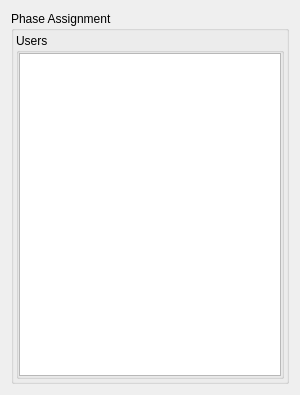
<?xml version="1.0" encoding="UTF-8"?>
<ui version="4.0">
 <class>pview</class>
 <widget class="QWidget" name="pview">
  <property name="geometry">
   <rect>
    <x>0</x>
    <y>0</y>
    <width>300</width>
    <height>395</height>
   </rect>
  </property>
  <property name="minimumSize">
   <size>
    <width>300</width>
    <height>0</height>
   </size>
  </property>
  <property name="maximumSize">
   <size>
    <width>16777215</width>
    <height>16777215</height>
   </size>
  </property>
  <property name="windowTitle">
   <string>pview</string>
  </property>
  <layout class="QVBoxLayout" name="verticalLayout_3">
   <item>
    <widget class="QGroupBox" name="PhaseAssignmentBox">
     <property name="title">
      <string>Phase Assignment</string>
     </property>
     <layout class="QVBoxLayout" name="verticalLayout_8">
      <property name="spacing">
       <number>2</number>
      </property>
      <property name="leftMargin">
       <number>2</number>
      </property>
      <property name="topMargin">
       <number>2</number>
      </property>
      <property name="rightMargin">
       <number>2</number>
      </property>
      <property name="bottomMargin">
       <number>2</number>
      </property>
      <item>
       <widget class="QGroupBox" name="groupBox">
        <property name="title">
         <string>Users</string>
        </property>
        <layout class="QGridLayout" name="gridLayout">
         <property name="leftMargin">
          <number>0</number>
         </property>
         <property name="topMargin">
          <number>0</number>
         </property>
         <property name="rightMargin">
          <number>0</number>
         </property>
         <property name="bottomMargin">
          <number>0</number>
         </property>
         <property name="spacing">
          <number>0</number>
         </property>
         <item row="0" column="0">
          <widget class="QListWidget" name="listWidget"/>
         </item>
        </layout>
       </widget>
      </item>
     </layout>
    </widget>
   </item>
  </layout>
 </widget>
 <layoutdefault spacing="6" margin="11"/>
 <resources/>
 <connections/>
</ui>
